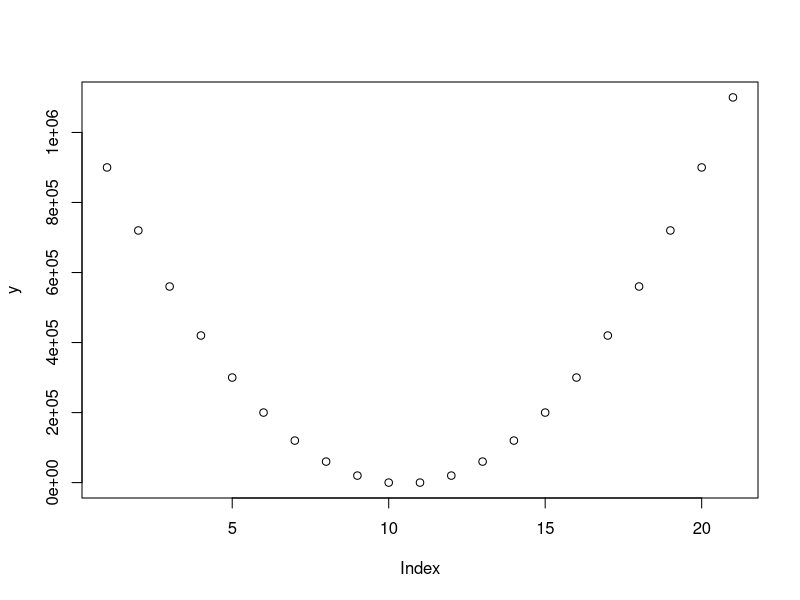

Generate this figure with R:
# Solve 2nd degree equation - Quadratic Equation

# Libraries
library(dplyr)
library(ggplot2)

# Set a function for solving quadratic equation

quadratic <- function(a,b,c) {
  if(a==0) {
    print("We have a first degree equation")
  }
  else if(a!=0) {
    Delta <- (b^2)-(4*a*c)
    if (Delta >0){
      x_1 <- (-b + sqrt(Delta))/(2*a)
      x_2 <- (-b - sqrt(Delta))/(2*a)
      print(paste("The 1st root of the equation are x_1 =", x_1, "and the second root is x_2=",x_2, sep = " " ))
    }
      else if(Delta == 0){
        x <- - b/(2*a)
        print(paste("The equation has the rout x= ",x, "as a double root.", sep = " "))
      }
      else if(Delta <0) {
        print("The equation has no roots in R set!")
      }
  }
}

plot_of_function <- function(a,b,c) {
  x <- seq(-1000,1000,by=100)
  y<- a*(x^2) + (b*x) +c
  plot(y)
}

quadratic(1, 4, 4)
plot_of_function(1,100,70)





